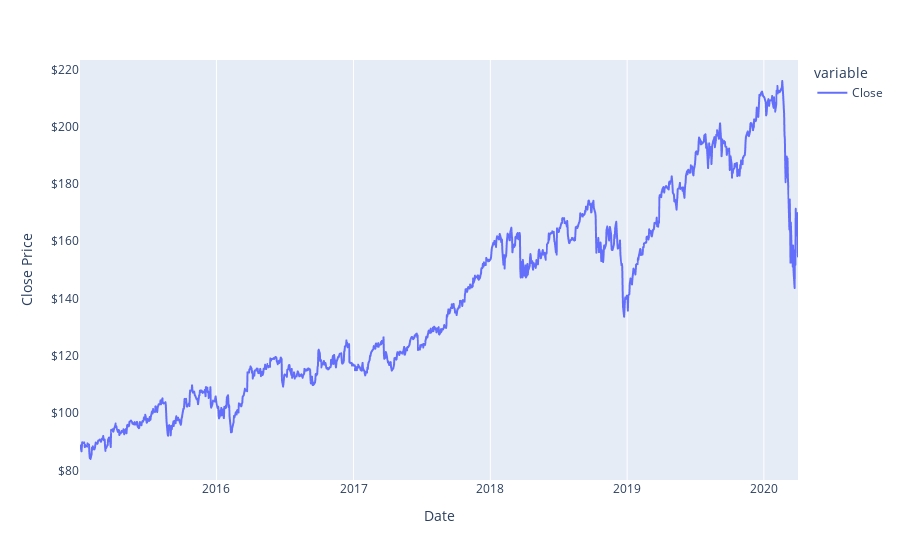

Write notebook code for a chart like this one.
### Code cell
fig_close_2 = px.line(data_frame=df_lastyears, x='Date', y=['Close'])

fig_close_2.update_yaxes(tickprefix="$", showgrid=False, title='Close Price')
fig_close_2.update_xaxes(title = 'Date')

fig_close_2.show()

### Figure 1 — Plotly figure (JSON) as saved in the notebook; plotly's stock layout.template omitted (floating-point values rounded to 4 significant figures; data arrays with more than 128 entries replaced by an {"elided": "..."} marker saying what was removed)
{"data": [{"hovertemplate": "variable=Close<br>Date=%{x}<br>value=%{y}<extra></extra>", "legendgroup": "Close", "line": {"color": "#636efa", "dash": "solid"}, "mode": "lines", "name": "Close", "showlegend": true, "type": "scattergl", "x": {"elided": "1321 str values"}, "xaxis": "x", "y": {"elided": "1321 float values"}, "yaxis": "y"}], "layout": {"legend": {"title": {"text": "variable"}, "tracegroupgap": 0}, "margin": {"t": 60}, "xaxis": {"anchor": "y", "domain": [0, 1], "title": {"text": "Date"}}, "yaxis": {"anchor": "x", "domain": [0, 1], "showgrid": false, "tickprefix": "$", "title": {"text": "Close Price"}}}}
